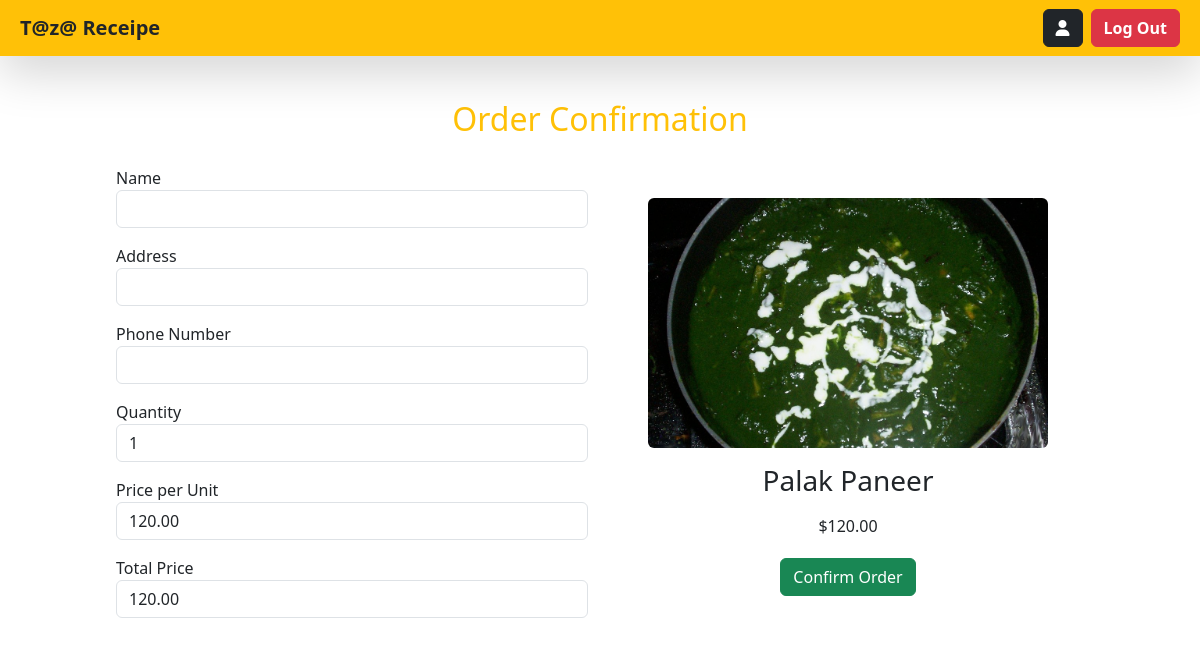
/order/4/ (signed in), run on the app's committed database.
### my_app/models.py (models this page shows, shortened)
class Recipe(models.Model):
    name = models.CharField(max_length=255)
    description = models.TextField()
    price = models.DecimalField(max_digits=10, decimal_places=2)
    image = models.ImageField(upload_to='recipes/' , default='default_image.jpg')
    created_at = models.DateTimeField(auto_now_add=True)

### my_app/views.py (the view, shortened to what this page needs)
# urls.py: path('order/<int:recipe_id>/', order_page, name='order'),
@login_required(login_url='/login/')
def order_page(request, recipe_id):
    recipe = get_object_or_404(Recipe, id=recipe_id)
    return render(request, 'order.html', {'recipe': recipe})

### my_app/templates/order.html (shortened to what this page needs)
{% extends 'base.html' %}
{% block content %}
<div class="container col-10 p-3 mt-2">
    <div class="container col-6 p-1 px-5 mt-3 text-center text-warning">
        <h2>Order Confirmation</h2>
    </div>
    <form id="order-form" method="post" action="{% url 'confirm_order' %}">
        <div class="row">
            <div class="col-6">
                <div class="form-group mt-3">
                    <label for="username">Name</label>
                    <input type="text" class="form-control" id="username" name="username" required>
                </div>
                <div class="form-group mt-3">
                    <label for="address">Address</label>
                    <input type="text" class="form-control" id="address" name="address" required>
                </div>
                <div class="form-group mt-3">
                    <label for="phone">Phone Number</label>
                    <input type="text" class="form-control" id="phone" name="phone" required>
                </div>
                <div class="form-group mt-3">
                    <label for="quantity">Quantity</label>
                    <input type="number" class="form-control" id="quantity" name="quantity" min="1" value="1" required>
                </div>
                <div class="form-group mt-3">
                    <label for="price">Price per Unit</label>
                    <input type="text" class="form-control" id="price" name="price" value="{{ recipe.price }}" readonly>
                </div>
                <div class="form-group mt-3">
                    <label for="total">Total Price</label>
                    <input type="text" class="form-control" id="total" name="total" value="{{ recipe.price }}" readonly>
                </div>
            </div>
            <div class="col-6">
                <div class="p-4 m-auto mt-4 text-center">
                    <img class="rounded" src="{{ recipe.image.url }}" alt="{{ recipe.name }}" width="400" style="height: 250px; object-fit: cover;">
                    <h3 class="card-title mt-3">{{ recipe.name }}</h3>
                    <p class="card-text mt-3">${{ recipe.price }}</p>
                    <button type="submit" class="btn btn-success mt-1">Confirm Order</button>
                </div>
            </div>
        </div>
    </form>
</div>
{% endblock %}

### data on the page
Recipe: price "120.00", total "120.00", image (picture), name "Palak Paneer"
